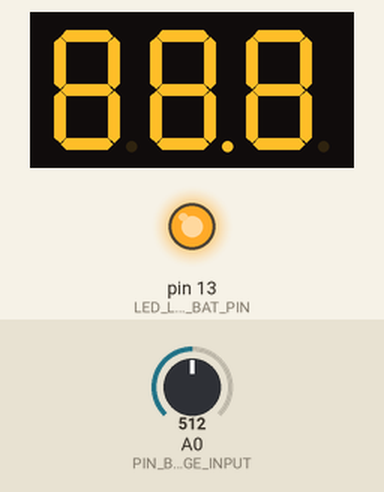
A sketch run on a simulated Arduino Uno, built with avr-gcc and run on an emulated ATmega328P. Parts: 3-digit seven-segment display, output pins drawn as LEDs (lit = HIGH). The test bench sets the inputs (shaded band); at power-on: A0 (PIN_BATTERY_VOLTAGE_INPUT) = 512. What the sketch prints to the serial monitor is not drawn.

Above: at 1.2 s.
1.3 s: A0 (PIN_BATTERY_VOLTAGE_INPUT) set to 852
10.6 s: A0 (PIN_BATTERY_VOLTAGE_INPUT) set to 881
At 16.4 s:
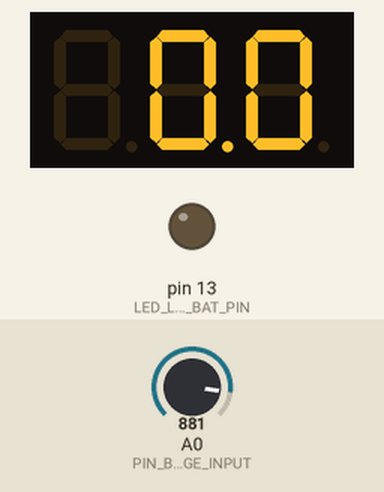
Timing chart, 0 to 17.9 s (numbered marks = the images above; inputs shaded):
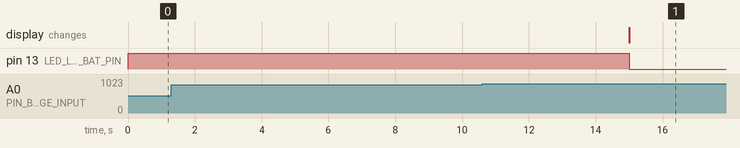

Measured:
- the behaviour switches between 865 and 866 on A0 (PIN_BATTERY_VOLTAGE_INPUT) (found by bisection; images 0 and 1)
- after the input at 10.6 s, pin 13 (LED_LOW_BAT_PIN): HIGH → LOW after 4.4 s; the display: changes after 4.4 s (image 1)

The sketch:

FullCode.ino
```cpp
#include "DEFINE.h"
#include "SevSeg.h"
  SevSeg sevseg; //Instantiate a seven segment object (global)

//----------------------------------------------------------------------------------------------------------------------------------------------//
void SevSegSetup()
{
  unsigned long ul_32Timer;
  const long ul_32Delay888 = 1000;//1000ms Delay constant
  const long ul_32DelayTiret = 1000;//1000ms Delay constant

  byte numDigits = 3;
  byte digitPins[] = {PIN_N_TRANSISTOR_1, PIN_N_TRANSISTOR_2, PIN_N_TRANSISTOR_3};
  byte segmentPins[] = {PIN_SEGMENT_A, PIN_SEGMENT_B, PIN_SEGMENT_C, PIN_SEGMENT_D, PIN_SEGMENT_E, PIN_SEGMENT_F, PIN_SEGMENT_G, PIN_SEGMENT_H};
  bool resistorsOnSegments = true; // 'false' means resistors are on digit pins, 'true' on segment
  byte hardwareConfig = N_TRANSISTORS; // See README.md for options
  bool updateWithDelays = false; // Default 'false' is Recommended
  bool leadingZeros = false; // Use 'true' if you'd like to keep the leading zeros
  bool disableDecPoint = false; // Use 'true' if your decimal point doesn't exist or isn't connected. Then, you only need to specify 7 segmentPins[]
  sevseg.begin(hardwareConfig, numDigits, digitPins, segmentPins, resistorsOnSegments,
  updateWithDelays, leadingZeros, disableDecPoint);
  sevseg.setNumber(888,1);
  sevseg.refreshDisplay();
  //Serial.println("1");
/*
  ul_32Timer=millis();//Get time for timer
    do
      {
          sevseg.setNumber(888,1);//Test all segments
          sevseg.refreshDisplay();
      }while(millis()<(ul_32Timer+ul_32Delay888));//Delay

  ul_32Timer=millis();//Get local time for timer
          do
      {
          sevseg.setNumber(9999,0);//Dsiplay - - - (because it's sytlé)
          sevseg.refreshDisplay();
      }while(millis()<(ul_32Timer+ul_32DelayTiret));//Delay
        //Serial.println("11");
        */
}
//----------------------------------------------------------------------------------------------------------------------------------------------//

/************************************************************************************************************************************************/
														//Battery related functions
/************************************************************************************************************************************************/
//----------------------------------------------------------------------------------------------------------------------------------------------//
void BatteryADCSetup()
{
  // put your setup code here, to run once:
  pinMode(LED_LOW_BAT_PIN, OUTPUT);
  analogReference(INTERNAL);//Depends of board type

}

void TestBatteryLevelWithDisplayOff()
{
  digitalWrite(PIN_N_TRANSISTOR_1,LOW);//On éteint l'afficheur pour le test de la batterie au démarrage
  digitalWrite(PIN_N_TRANSISTOR_2,LOW);
  digitalWrite(PIN_N_TRANSISTOR_3,LOW);
  EnableOrNotDisplay();
}

//----------------------------------------------------------------------------------------------------------------------------------------------//

//----------------------------------------------------------------------------------------------------------------------------------------------//
/*unsigned int ReadVoltage(unsigned long ul32_Occurence, unsigned int ui16_DisplayForNoBlinking, unsigned int ui16_DotLocation)
{
  unsigned long ul32_BatteryVoltage,i;

  ul32_BatteryVoltage=analogRead(PIN_BATTERY_VOLTAGE_INPUT);
  i=0;

  do{
    ul32_BatteryVoltage+=analogRead(PIN_BATTERY_VOLTAGE_INPUT);
    //Serial.println("ADC ONGOING");
    //Serial.println(analogRead(PIN_BATTERY_VOLTAGE_INPUT));
    i++;
    //Serial.println(l32_BatteryVoltage);
    sevseg.setNumber(ui16_DisplayForNoBlinking,ui16_DotLocation); // Displays '3.141'
    sevseg.refreshDisplay();
    }while(i<ul32_Occurence);

  ul32_BatteryVoltage/=ul32_Occurence;
  Serial.println("ADC READ");
  Serial.println(ul32_BatteryVoltage);
  return map(ul32_BatteryVoltage, 0, 1023, 0, 5000);
}


void CheckVoltageLevel(unsigned long ui32_VoltageLevel)
{
unsigned long ul_32Timer;
const long ul_32DelayOffDisp = 2000;//2000ms Delay constant

  //Serial.println(ui32_VoltageLevel);
  Serial.println(ui32_VoltageLevel);
  if(ui32_VoltageLevel<=VAL_BATTERY_LOW_INDICATOR_VOLTAGE)
    {
      digitalWrite(PIN_BATTERY_LOW_INDICATOR,HIGH);//Indicateur batterie faible activé
      Serial.println("LOW");
      Serial.println(ui32_VoltageLevel);
    }

  if((ui32_VoltageLevel<=VAL_BATTERY_LOW_SHUTDOWN_VOLTAGE))
    {
        ul_32Timer=millis();//Get local time for timer

    do
      {
        sevseg.setChars("Bat");//Display "BAT" before shutdown
        sevseg.refreshDisplay();
      }while(millis()<(ul_32Timer+ul_32DelayOffDisp));//Delay

	    Serial.println("VERY LOW");
      Serial.println(ui32_VoltageLevel);
      digitalWrite(PIN_BATTERY_SHUTDWN_2N4403,LOW);//Désactive la sortie batterie, ce qui éteindra l'arduino et tous les affichages

    }
}
*/
//----------------------------------------------------------------------------------------------------------------------------------------------//
// 		/ | \
// 		  | all above to delete?
// 		  |
//----------------------------------------------------------------------------------------------------------------------------------------------//
bool EnableOrNotDisplay()
  {
    unsigned int ui_16BatteryVoltage;
    static bool sb_DisplayStatus=0;//Affichage désactivé au démarrage

    ui_16BatteryVoltage=ui_16GetBatVoltage();//Retourne la tension de la batterie en mV

    //Serial.println(ui_16BatteryVoltage);

    if(sb_DisplayStatus==1)//On est en haut de l'hystérésis (affichage allumé)
    {
      if(ui_16BatteryVoltage>LOW_BATT_THRESHOLD)//On est au dessus du seuil de descente => On reste en haut
      {
        //sb_DisplayStatus=1;//Utile?
        SetDisplayOn();//Autorise l'affichage et désactive la LED Batterie faible
      }
      else//On est en dessous du seuil de descente => On descend
      {
        sb_DisplayStatus=0;//Changement de statut de l'affichage
        SetDisplayOff();
      }
    }else//On est en bas de l'hystérésis : b_DisplayStatus==0
    {
      if(ui_16BatteryVoltage>LOW_BATT_THRESHOLD_HYST)//On est au dessus du seuil de remontée => On remonte
      {
        sb_DisplayStatus=1;//Changement de statut de l'affichage
        SetDisplayOn();//Autorise l'affichage et désactive la LED Batterie faible
      }
      else//On est en dessous du seuil de remontée => On reste en bas
      { //sb_DisplayStatus=0;//Utile?
        SetDisplayOff();
      }
    }
    return sb_DisplayStatus;
  }
//----------------------------------------------------------------------------------------------------------------------------------------------//

//----------------------------------------------------------------------------------------------------------------------------------------------//
  void SetDisplayOn()
  {
    //Active la commande de la base des transistors d'affichage
    /*digitalWrite(PIN_N_TRANSISTOR_1,HIGH);
    digitalWrite(PIN_N_TRANSISTOR_2,HIGH);
    digitalWrite(PIN_N_TRANSISTOR_3,HIGH);
    */
    //Désactive la LED batterie faible
    digitalWrite(LED_LOW_BAT_PIN, LOW);
  }

//----------------------------------------------------------------------------------------------------------------------------------------------//

//----------------------------------------------------------------------------------------------------------------------------------------------//
  void SetDisplayOff()
  {
    //Désactive la commande de la base des transistors d'affichage
    /*
    digitalWrite(PIN_N_TRANSISTOR_1,LOW);
    digitalWrite(PIN_N_TRANSISTOR_2,LOW);
    digitalWrite(PIN_N_TRANSISTOR_3,LOW);
    */
    //Active la LED batterie faible
    digitalWrite(LED_LOW_BAT_PIN, HIGH);
  }

//----------------------------------------------------------------------------------------------------------------------------------------------//

//----------------------------------------------------------------------------------------------------------------------------------------------//
  int ui_16GetBatVoltage()
  {
    unsigned int ui_16Batt_LVL_local;
    Serial.print("Valeur non mappé ");
    //Serial.println(analogRead(PIN_BATTERY_VOLTAGE_INPUT));
    ui_16Batt_LVL_local = ((map(analogRead(PIN_BATTERY_VOLTAGE_INPUT), 0, 1023, 0, 4200))*ADC_CALIBRATION);
    Serial.print("Valeur mappé ");
    //Serial.println(ui_16Batt_LVL_local);
    return ui_16Batt_LVL_local;
  }

//----------------------------------------------------------------------------------------------------------------------------------------------//
int i16_Weight, i16_WeightMemo;
/************************************************************************************************************************************************/
//-------------setup------------//
void setup() {

  //Debug
  Serial.begin(57600); // open the serial port at 9600 bps:
  //Serial.println("1");

  //SevSeg Setup
  SevSegSetup();
  //Serial.println("2");

  //Battery
  BatteryADCSetup();
  //Serial.println("3");

  TestBatteryLevelWithDisplayOff();
}
/************************************************************************************************************************************************/

//-------------loop------------//
void loop() {
static bool b_TimerSetup=0, sb_DisplayEnabled;
static unsigned long ul_32Timer;
static long sl_32Timer;


  if(b_TimerSetup==0)//Initialisation of Timer
  {
    sl_32Timer=(millis()-BATTERY_VOLTAGE_READ_FREQUENCY);//get time for timer
    ul_32Timer=millis();
    i16_WeightMemo = 0;
    b_TimerSetup=1;//Set initialisation to done
    //Serial.println(1);
  }

  if(millis()>(sl_32Timer+BATTERY_VOLTAGE_READ_FREQUENCY))//Time to read battery level
  {
    sl_32Timer=millis();//reset timer
    // CheckVoltageLevel(ReadVoltage(1000,ui16_WeightMemo,1));//ReadBatVoltage
	  sb_DisplayEnabled=EnableOrNotDisplay();
  }

    if (Serial.available() >= 2) // There are at least 2 bytes to read
    {
       i16_Weight = 0;
       i16_Weight = (Serial.read() << 8);   // read high byte and shift it over
       i16_Weight |= Serial.read();   // read low byte
       i16_WeightMemo=i16_Weight;
    }

    if(i16_WeightMemo>=1000)
    {
        i16_WeightMemo-=1000;//Weight is superior to 100kg
	  }
       //Serial.println(ui16_WeightMemo);

       //Serial.println("Poids:");
       //Serial.println(i16_WeightMemo);

    if (sb_DisplayEnabled==0)//Eteint
    {
    digitalWrite(PIN_N_TRANSISTOR_1,LOW);
    digitalWrite(PIN_N_TRANSISTOR_2,LOW);
    digitalWrite(PIN_N_TRANSISTOR_3,LOW);
    }

    else//allumé
    {
       Serial.println(i16_WeightMemo);
       sevseg.setNumber(i16_WeightMemo,1); // Displays Weight
       sevseg.refreshDisplay();
    }

   //Serial.println(digitalRead(PIN_INTERRUPTOR_STATE));

    /*if(digitalRead(PIN_INTERRUPTOR_STATE)==LOW)
    {
      digitalWrite(PIN_BATTERY_SHUTDWN_2N4403,LOW);
    }*/

       /*Serial.println(ReadVoltage(1000,ui16_WeightMemo,1));
       delay(1000);
       sevseg.refreshDisplay();

       if((millis()-ul_32Timer)>100)//0.1s has elapsed
        {sevseg.setNumber(ui16_WeightMemo,1);
          ui16_WeightMemo++;
        ul_32Timer=millis();
        }*/
}
```

DEFINE.h
```cpp
/*******************************Pin Mapping Definition*******************************/

#ifndef _DEFINE_H    // Put these two lines at the top of your file.
#define _DEFINE_H    // (Use a suitable name, usually based on the file name.)

//Threshold values for battery level
#define LOW_BATT_THRESHOLD 3300 //mV
#define LOW_BATT_THRESHOLD_HYST 3800 //mV
//End of threshold values for battery level

//Others for battery
#define BATTERY_VOLTAGE_READ_FREQUENCY 5000 //ms
#define ADC_CALIBRATION 1.07 //Empirical (1,14)
//End of others for battery

//Pin Mapping for battery
#define LED_LOW_BAT_PIN 13//mcu > Low Battery LED dout pin
#define PIN_BATTERY_VOLTAGE_INPUT A0 //A0
//End of pin Mapping for battery

//Pin Mapping for 7 Segment
//Transistors (common cathode)
#define PIN_N_TRANSISTOR_1 2
#define PIN_N_TRANSISTOR_2 11
#define PIN_N_TRANSISTOR_3 12

#define PIN_SEGMENT_A 5
#define PIN_SEGMENT_B 10
#define PIN_SEGMENT_C 7
#define PIN_SEGMENT_D 6
#define PIN_SEGMENT_E 8
#define PIN_SEGMENT_F 9
#define PIN_SEGMENT_G 3
#define PIN_SEGMENT_H 4
//End of pin Mapping for 7 Segment

#endif // _HEADERFILE_H    // Put this line at the end of your file. (to avoid multiple define issue)
```
